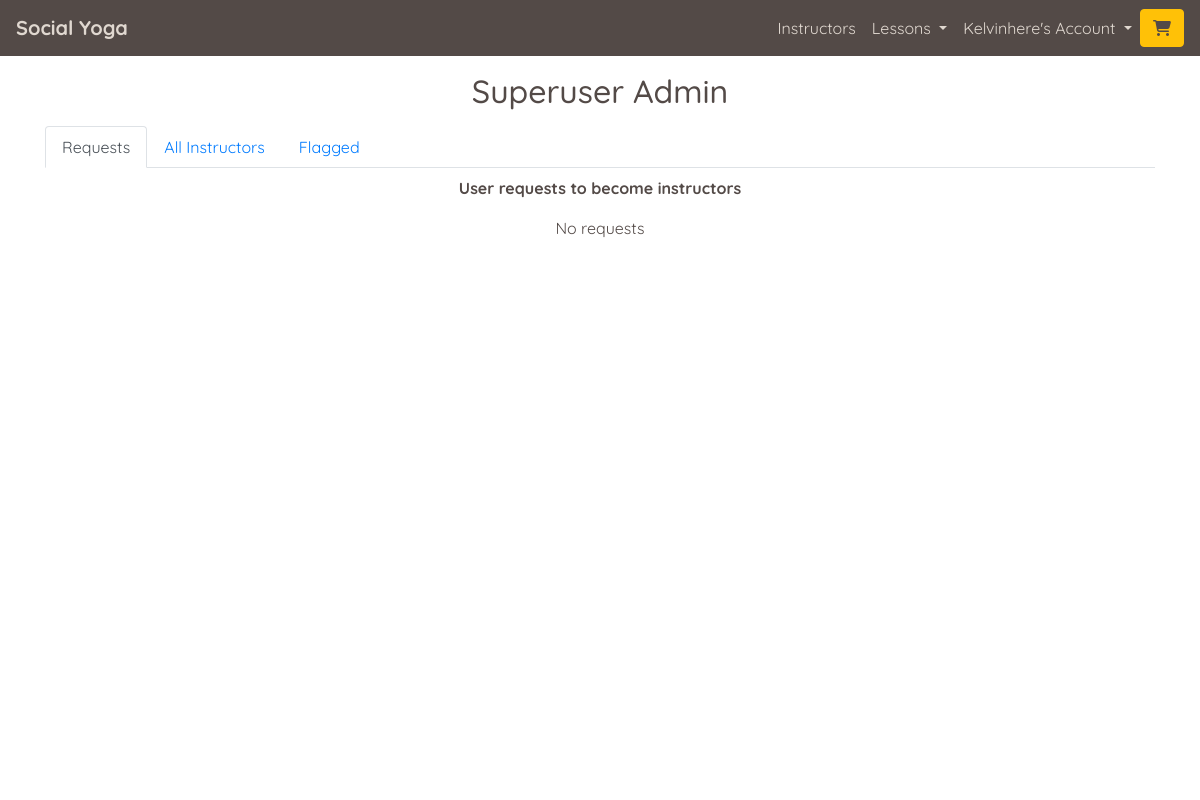
Page /superuser_admin/ (signed in) on the earlier database version.
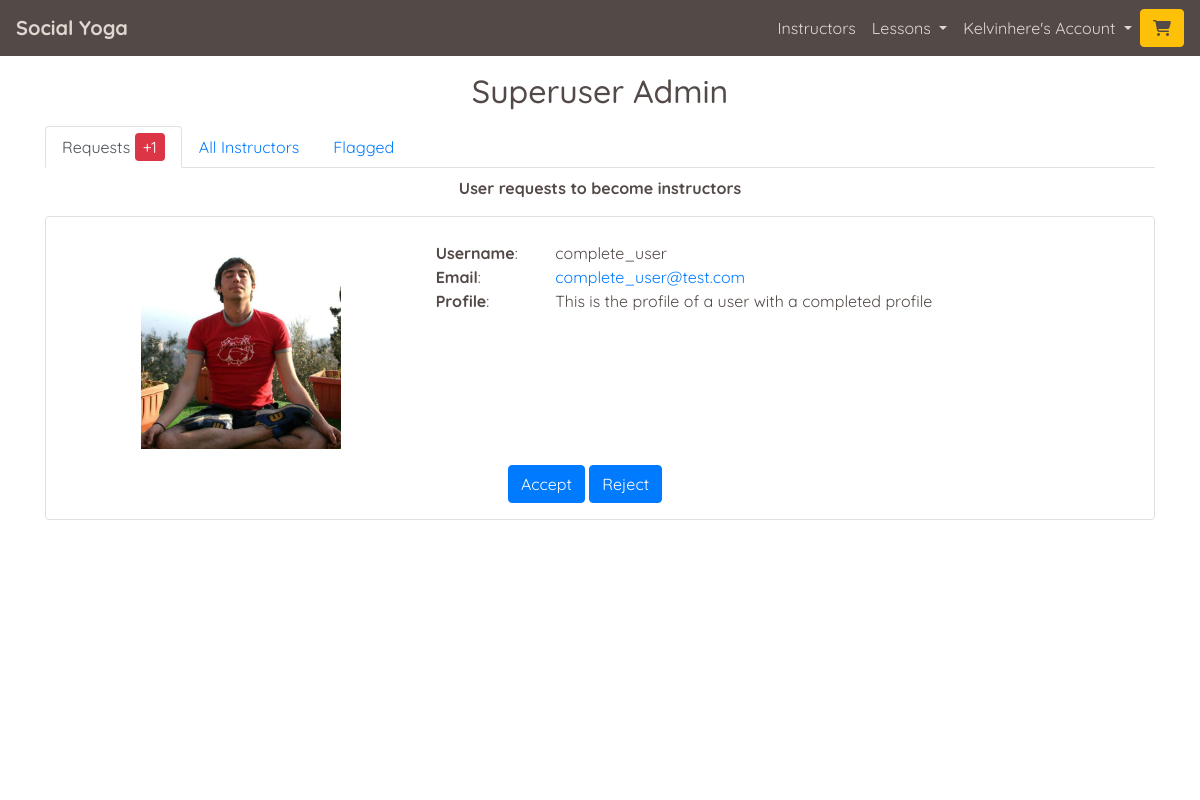
Same page on the later database version.
### profiles/models.py (models this page shows, shortened)
class UserProfile(models.Model):
    user = models.OneToOneField(User, on_delete=models.CASCADE)
    first_name = models.CharField(max_length=50, null=False, blank=False)
    last_name = models.CharField(max_length=50, null=False, blank=False)
    is_instructor = models.BooleanField(default=False)
    requested_instructor_status = models.BooleanField(default=False)
    card_description = models.TextField(max_length=256, blank=True, default='')
    profile_description = models.TextField(max_length=650, default='')
    image = ResizedImageField(
        size=[600, 600], quality=75, crop=['middle', 'center'],
        force_format='JPEG', null=True, blank=True,
        upload_to='profile_images/'
        )
    rating = models.DecimalField(
        max_digits=5, decimal_places=0, null=True, blank=True
        )
    lesson_count = models.IntegerField(default=0, editable=False)
    def __str__(self):
        return self.user.username

### home/views.py (the view, shortened to what this page needs)
# urls.py: path('superuser_admin/', views.superuser_admin, name='superuser_admin'),
@login_required
def superuser_admin(request):
    if not request.user.is_superuser:
        messages.error(request, 'Sorry only administrators can do this')
        return redirect(reverse('home'))
    profile = get_object_or_404(UserProfile, user=request.user)
    template = "home/superuser_admin.html"
    user_requests = UserProfile.objects.filter(
        is_instructor=False,
        requested_instructor_status=True
        )
    instructors = UserProfile.objects.filter(is_instructor=True)
    flagged_reviews = LessonReviewFlagged.objects.all().order_by('review')
    sorted_flagged_reviews = {}
    total_flags = 0
    context = {
        'profile': profile,
        'user_requests': user_requests,
        'instructors': instructors,
        'flagged_reviews': flagged_reviews,
        'sorted_flagged_reviews': sorted_flagged_reviews,
        'total_flags': total_flags,
        }
    return render(request, template, context)

### home/contexts.py (called while the page is built)
def purchased_lessons(request):
    profile = get_profile_or_none(request)
    purchased = None
    purchased_lesson_ids = []
    if profile:
        purchased = OrderLineItem.objects.filter(profile=profile)
        if purchased:
            for item in purchased:
                purchased_lesson_ids.append(item.lesson.lesson_id)
    context = {
        'purchased_lessons': purchased,
        'purchased_lesson_ids': purchased_lesson_ids,
    }
    return context

### yoga/utils.py (called while the page is built)
def get_profile_or_none(request):
    try:
        return UserProfile.objects.get(user=request.user)
    except Exception:
        return None

### home/templates/home/superuser_admin.html (shortened to what the changed rows need)
{% extends "base.html" %}
{% load static %}
{% block page_header %}
    <div class="container header-container">
        <div class="row">
            <div class="col">
                <h1 class="text-center title-text my-3">Superuser Admin</h1>
            </div>
        </div>
    </div>
{% endblock %}
{% block content %}
    <div class="container mx-auto page-contents">
        <div>
            <ul class="nav nav-tabs mb-2 flex-column flex-sm-row" id="adminTab" role="tablist">
                <li class="nav-item" role="presentation">
                    <a class="nav-link active" id="requests-tab" data-toggle="tab" href="#requests" role="tab" aria-controls="requests" aria-selected="true">Requests {% if user_requests %}<span class="text-white bg-danger rounded px-2 py-1">+{{ user_requests|length }}{% endif %}</span></a>
                </li>
            </ul>
            <div class="tab-content" id="adminTabContent">
                <div class="tab-pane fade show active" id="requests" role="tabpanel" aria-labelledby="home-tab">
                    <div class="row mx-auto">
                        <div class="col-12">
                            <p class="text-center mb-3"><strong>User requests to become instructors</strong></p>
                            {% if user_requests %}
                                {% for request in user_requests %}
                                    <div class="row mt-1 mt-lg-3 p-3 border custom-border">
                                        <div class="col-12 col-md-4">
                                            <div class="container-fluid p-0 p-md-3">
                                                <div class="d-flex justify-content-center">
                                                    {% if request.image %}
                                                        <img src="{{ request.image.url }}" class="img-fluid profile-image" alt="{{ request }}'s profile image'">
                                                    {% else %}
                                                        <img src="{{ MEDIA_URL }}profile_images/no_profile_image.jpg" class="img-fluid profile-image" alt="{{ request }}'s profile image'">
                                                    {% endif %}
                                                </div>
                                            </div>
                                        </div>
                                        <div class="col-12 col-md-8 my-2">
                                            <div class="row">
                                                <div class="col-12 col-md-3 col-lg-2">
                                                    <p class="text-center text-md-left m-0 px-0"><strong>Username</strong>:</p>
                                                </div>
                                                <div class="col-12 col-md">
                                                    <p class="text-center text-md-left m-0 px-0">{{ request }}</p>
                                                </div>
                                            </div>
                                            <div class="row">
                                                <div class="col-12 col-md-3 col-lg-2">
                                                    <p class="text-center text-md-left m-0 px-0"><strong>Email</strong>:</p>
                                                </div>
                                                <div class="col-12 col-md">
                                                    <p class="text-center text-md-left m-0 px-0"><a href="mailto:{{ request.user.email }}">{{ request.user.email }}</a></p>
                                                </div>
                                            </div>
                                            <div class="row">
                                                <div class="col-12 col-md-3 col-lg-2">
                                                    <p class="text-center text-md-left m-0 px-0"><strong>Profile</strong>:</p>
                                                </div>
                                                <div class="col-12 col-md">
                                                    <p class="text-center text-md-left m-0 px-0">{{ request.profile_description }}</p>
                                                </div>
                                            </div>
                                        </div>
                                        <div class="row w-100">
                                            <div class="col d-flex">
                                                <div class="mx-auto">
                                                    <span><a class="btn btn-primary" href="{% url 'update_instructor_status' request 'accept' %}" role="button">Accept</a></span>
                                                    <span><a class="btn btn-primary" href="{% url 'update_instructor_status' request 'reject' %}" role="button">Reject</a></span>
                                                </div>
                                            </div>
                                        </div>
                                    </div>
                                {% endfor %}
                            {% else %}
                                <p class="text-center">No requests</p>
                            {% endif %}
                        </div>
                    </div>
                </div>
            </div>
        </div>
    </div>
{% endblock %}

Differences in the rows shown:
now on this page (row edited): UserProfile: image (picture), user.username "complete_user", user.email "complete_user@test.com", profile_description "This is the profile of a user with a completed profile"
Other differences:
{{ user_requests|length }}: (not shown) → "1"
text no longer shown: "No requests"
